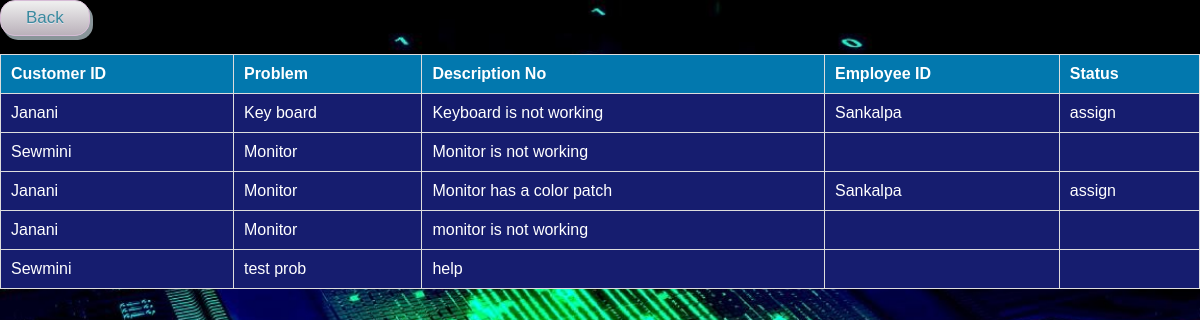
The app's page /admin/incidents.php (signed in) with its own data.
### tables this page shows
CREATE TABLE IF NOT EXISTS `incident` (
  `incident_number` int(11) NOT NULL AUTO_INCREMENT,
  `customer_id` varchar(60) NOT NULL,
  `date` date NOT NULL,
  `problem` varchar(70) NOT NULL,
  `description` varchar(400) NOT NULL,
  PRIMARY KEY (`incident_number`),
  KEY `incident_ibfk_1` (`customer_id`)
);

CREATE TABLE IF NOT EXISTS `answers` (
  `Incident_number` int(20) NOT NULL AUTO_INCREMENT,
  `employee_id` varchar(60) NOT NULL,
  `customer_id` varchar(60) NOT NULL,
  `answer` varchar(400) NOT NULL,
  `status` varchar(20) NOT NULL,
  PRIMARY KEY (`Incident_number`),
  KEY `customer_id` (`customer_id`),
  KEY `employee_id` (`employee_id`)
);

### admin/incidents.php (the view, shortened to what this page needs)
<?php
    include_once 'connect.php';
?>
<html>
    <head>
        <link rel="stylesheet" type="text/css" href="../dashboard/dashboard.css">
    </head>
    <body class="body1">
    <a href="dashboard3.php"><button class="detail" >Back</button></a><br ><br >
         <div class="details1">
            <table class="details">
                <tr>
                    <th>Customer ID</th>
                    <th>Problem</th>
                    <th>Description No</th>
                    <th>Employee ID</th>
                    <th>Status</th>
                </tr>
                <?php
                        $result = mysqli_query($conn,"SELECT customer_id,problem,description,incident_number FROM incident");
                        while($row = mysqli_fetch_array($result)) {
                    ?>
                        <tr class="details2">
                        <td><?php echo $row["customer_id"]; ?></td>
                        <td><?php echo $row["problem"]; ?></td>
                        <td><?php echo $row["description"]; ?></td>
                        <?php
                                $result3 = mysqli_query($conn,"SELECT status,employee_id FROM answers where incident_number='".$row["incident_number"]."'");
                                $row3 = mysqli_fetch_array($result3);
                            ?>
                        <td><?php echo $row3["employee_id"]; ?></td>
                        <td><?php echo $row3["status"]; ?></td>
                        </tr>
                    <?php
                    }
                    ?>
            </table>
    </body>
    </html>

### dashboard/dashboard.css (style rules this page uses)
body { margin:0; padding:0; background-size:cover; background-position:center; font-family:sans-serif; }
a { color: dodgerblue; }
.details { font-family: Arial, Helvetica, sans-serif; border-collapse: collapse; width: 100%; }
.details th { padding-top: 12px; padding-bottom: 12px; text-align: left; background-color: #0278ae; color: white; }
.details tr { padding-top: 12px; padding-bottom: 12px; text-align: left; background-color: #161d6f; color: white; }
.details th,.details td { border:1px solid #ddd; padding: 10px; text-align: justify; }
.details1 { width: 100%; }
.detail { box-shadow: 3px 4px 0px 0px #899599; background:linear-gradient(to bottom, #ededed 5%, #bab1ba 100%); background-color:#ededed; border-radius:15px; border:1px solid #d6bcd6; display:inline-block; cursor:pointer; color:#3a8a9e; font-family:Arial; font-size:17px; padding:7px 25px; text-decoration:none; text-shadow:0px 1px 0px #e1e2ed; }

### admin/incidents.php (style rules this page uses)
body { background-image: url('../home/images/bg3.jpg'); }

### records on screen
incident: customer "Janani", problem "Key board", description "Keyboard is not working", answers.employee_id "Sankalpa", answers.status "assign"
incident: customer "Sewmini", problem "Monitor", description "Monitor is not working"
incident: customer "Janani", problem "Monitor", description "Monitor has a color patch", answers.employee_id "Sankalpa", answers.status "assign"
incident: customer "Janani", problem "Monitor", description "monitor is not working"
incident: customer "Sewmini", problem "test prob", description "help"
